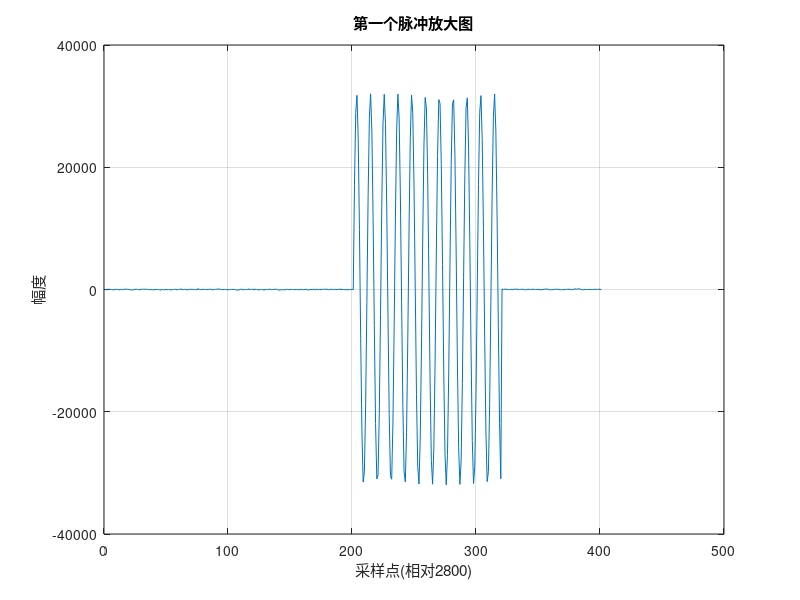

Reproduce this figure in MATLAB. (Note: this script raises an error after producing the figure.)
clear all; clc;

%% 参数设置（与DSP一致）
Fs = 100000;        % 采样率100kHz
ADB_LEN = 24576;    % 缓冲区长度

%% 生成背景噪声
noise_amp = 50;    % 噪声幅度
noise = noise_amp * randn(1, ADB_LEN);

%% 生成脉冲信号（与DSP的陷波频率一致）
% DSP默认陷波频率：9kHz, 11kHz, 13.5kHz, 17.24kHz, 20kHz
% 生成9kHz的正弦脉冲
f_pulse = 9000;         % 脉冲频率9kHz
T_pulse = 0.0012;       % 脉宽1.2ms（对应THRESH_WIDTH_L1=80点@100kHz... 实际120点）
pulse_len = round(T_pulse * Fs);  % 120个点

pulse_amp = 32000;       % 脉冲幅度，要明显超过噪声

% 生成单个脉冲
t_pulse = (0:pulse_len-1) / Fs;
single_pulse = pulse_amp * sin(2*pi*f_pulse*t_pulse);

% 在多个位置插入脉冲（间隔约2s=200000点，但缓冲区只有24576点）
% 在5000、12000、20000点处插入脉冲
signal = noise;
pulse_positions = [3000, 10000, 18000];
for pos = pulse_positions
    if pos + pulse_len <= ADB_LEN
        signal(pos:pos+pulse_len-1) = signal(pos:pos+pulse_len-1) + single_pulse;
    end
end

%% 转成int16
signal_int16 = int16(signal);
% 找真正的峰值位置
[max_val, max_idx] = max(abs(double(signal_int16)));
fprintf('最大值位置: 第%d点, 幅度: %d\n', max_idx, signal_int16(max_idx));

% 画图放大看第一个脉冲
figure;
plot(signal_int16(2800:3200));
title('第一个脉冲放大图');
xlabel('采样点(相对2800)');
ylabel('幅度');
grid on;
xline(3000-2800, 'r--', '预期位置3000');
%% 画图确认
figure;
plot(signal_int16);
hold on;
for pos = pulse_positions
    xline(pos, 'r--', '脉冲');
end
title('仿真信号');
xlabel('采样点');
ylabel('幅度');
grid on;

fprintf('最大值: %d\n', max(signal_int16));
fprintf('最小值: %d\n', min(signal_int16));
fprintf('脉冲点处的值: %d\n', signal_int16(3050));
fprintf('噪声段均值: %.1f\n', mean(abs(double(signal_int16(1:2000)))));
%% 保存
fid = fopen('D:\sunkukii\desktop\项目相关\测姿LFM\sim_signal.bin', 'wb');
fwrite(fid, signal_int16, 'int16');
fclose(fid);
disp('仿真信号已保存到 C:\sim_signal.bin');
fid = fopen('D:\sim_signal.dat', 'w');
fprintf(fid, '1651\n');
fprintf(fid, '1\n');
fprintf(fid, '1\n');
fprintf(fid, '10002\n');
fprintf(fid, '%d\n', length(signal_int16));
for i = 1:length(signal_int16)
    fprintf(fid, '%04X\n', typecast(signal_int16(i), 'uint16'));
end
fclose(fid);
disp('保存到C:\sim_signal.dat完成');
